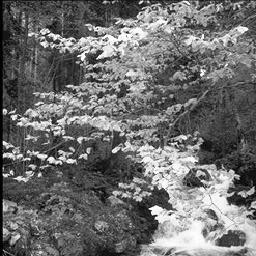
#> input picture Practica1/dat/a2/data/train/Forest/image_0187.jpg, 256 x 256 px; its folder holds only this picture in this run
$ jupyter execute --allow-errors Preprocessat.ipynb
#> lines starting #> are read from the running program, lines starting #| are printed output that depends on the picture
[cell 1]
import sys

# Llegim totes les imatges del dataset

[cell 2]
train_dataset_path = "../dat/a2/data/train"
test_dataset_path = "../dat/a2/data/test"

[cell 3]
import os

def get_image_files_by_folder(root_folder, image_extensions=('jpg', 'jpeg', 'png', 'gif', 'bmp')):
#> called with root_folder = '../dat/a2/data/train', image_extensions = ('jpg', 'jpeg', 'png', 'gif', 'bmp')
    image_files_by_folder = {}

    # Walk through the root folder and its subdirectories
    for folder_path, _, files in os.walk(root_folder):
        folder_name = os.path.basename(folder_path)
        image_files = []

        for file in files:
            file_extension = file.lower().split('.')[-1]
            if file_extension in image_extensions:
                image_files.append(file)

        if image_files:
            image_files_by_folder[folder_name] = image_files
#> pass 2 of the loop in get_image_files_by_folder, `for folder_path, _, files in os.walk(root_folder):`:
#> pass 3 of the loop in get_image_files_by_folder, `for folder_path, _, files in os.walk(root_folder):`:
#> the loop made 4 passes; the first 3 are shown

    return image_files_by_folder

[cell 4]
train_images = get_image_files_by_folder(train_dataset_path)
test_images = get_image_files_by_folder(test_dataset_path)

[cell 5]
train_images.keys()

[cell 6]
test_images.keys()

# Reescalam totes les imatges a un tamany igual

[cell 7]
from PIL import Image
import os

def resize_images_in_folder(input_folder, output_folder, size=(200, 200)):
    # Create the output folder if it doesn't exist
#> called with input_folder = '../dat/a2/data/train/Forest', output_folder = 'data/train/Forest', size = (200, 200)
    if not os.path.exists(output_folder):
        os.makedirs(output_folder)

    # List all files in the input folder
    files = os.listdir(input_folder)

    for file in files:
        input_path = os.path.join(input_folder, file)
        output_path = os.path.join(output_folder, file)

        try:
            # Open the image
            img = Image.open(input_path)
#> img is the input picture: PIL image 256x256 L; min 0, max 255, mean 110.6

            # Resize the image
            img = img.resize(size, resample=Image.LANCZOS)
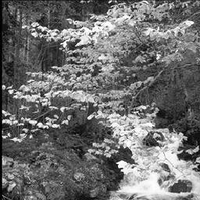
#> img: PIL image 200x200 L; min 0, max 255, mean 110.6

            # Save the resized image to the output folder
            img.save(output_path)

        except Exception as e:
            print(f"Error processing {input_path}: {str(e)}")

[cell 8]
train_output_base_path = "data/train"

files = os.listdir(train_dataset_path)

for file in files:
    current_input_path = os.path.join(train_dataset_path, file)
    current_output_path = os.path.join(train_output_base_path, file)

    resize_images_in_folder(current_input_path, current_output_path)
    print(f"Done for directory: {file}")
#> pass 2 of the loop `for file in files:`:
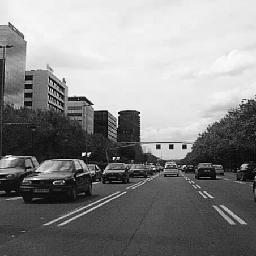
#> input picture Practica1/dat/a2/data/train/Highway/image_0219.jpg, 256 x 256 px
#> in resize_images_in_folder, img is the input picture: PIL image 256x256 L; min 0, max 255, mean 137.1
#> in resize_images_in_folder (call 2), `img = img.resize(size, resample=Image.LANCZOS)`:
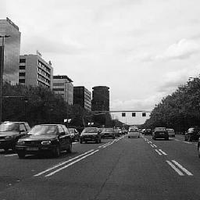
#> img: PIL image 200x200 L; min 0, max 255, mean 137.1
#> pass 3 of the loop `for file in files:`:
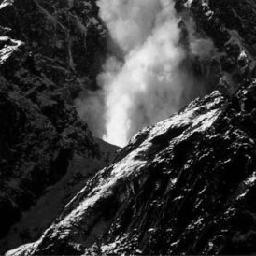
#> input picture Practica1/dat/a2/data/train/Mountain/image_0292.jpg, 256 x 256 px
#> in resize_images_in_folder, img is the input picture: PIL image 256x256 L; min 0, max 255, mean 56.4
#> in resize_images_in_folder (call 3), `img = img.resize(size, resample=Image.LANCZOS)`:
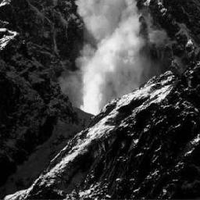
#> img: PIL image 200x200 L; min 0, max 255, mean 56.5
